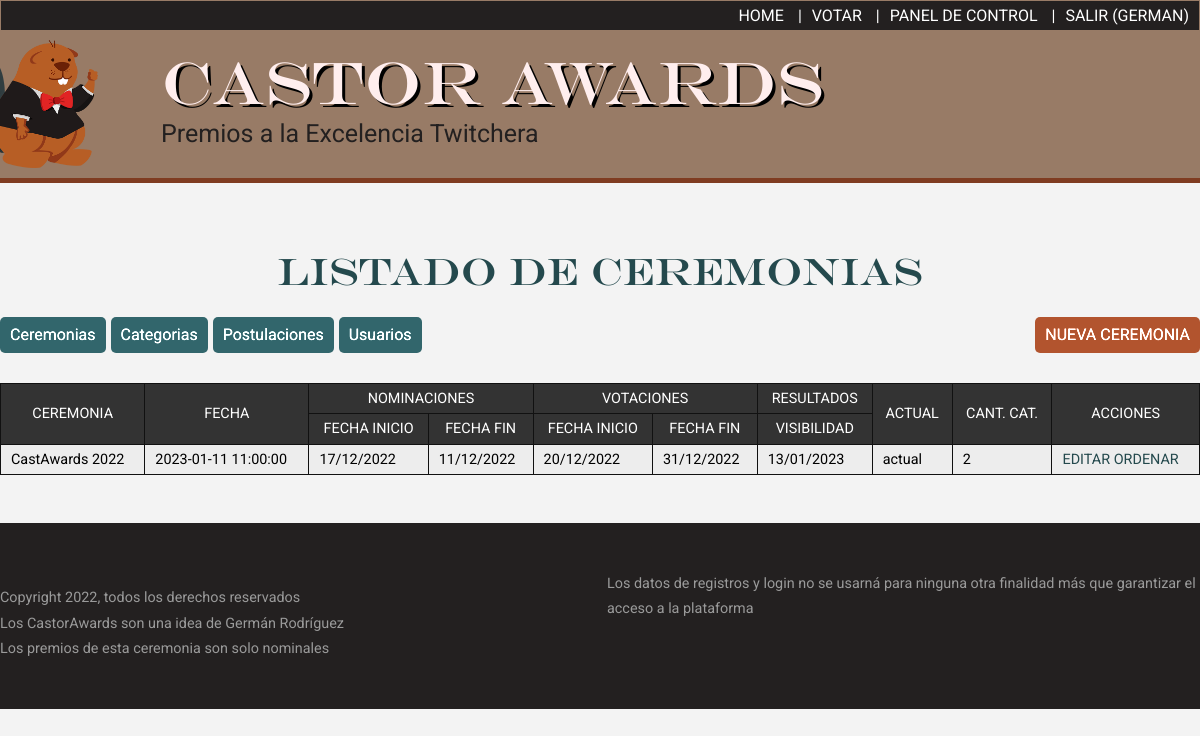
The app's page /panel/ceremonias (signed in) with its own data.
### tables this page shows
CREATE TABLE ceremonias(
    ID SMALLINT UNSIGNED NOT NULL AUTO_INCREMENT PRIMARY KEY,
    NOMBRE VARCHAR(100),
    FECHA_NOMINACIONES_INICIO DATETIME,
    FECHA_NOMINACIONES_FIN DATETIME,
    FECHA_VOTACIONES_INICIO DATETIME,
    FECHA_VOTACIONES_FIN DATETIME,
    FECHA_RESULTADOS_VISIBLES DATETIME,
    FECHA_CEREMONIA DATETIME,
    FECHA_ALTA DATETIME,
    CEREMONIA_ACTUAL TINYINT(1) NOT NULL DEFAULT 0
);

### mvc/models/CeremoniasModel.php (called while the page is built, shortened)
<?php
class CeremoniasModel{
    public static function all( ){
        global $cnx;
        $c = <<<SQL
        SELECT
            *,
            ID AS ID_CEREMONIA,
            DATE_FORMAT( FECHA_NOMINACIONES_FIN, '%d/%m/%Y' ) AS NOMINACIONES_INICIO,
            DATE_FORMAT( FECHA_NOMINACIONES_INICIO, '%d/%m/%Y' ) AS NOMINACIONES_FIN,
            DATE_FORMAT( FECHA_VOTACIONES_INICIO, '%d/%m/%Y' ) AS VOTACIONES_INICIO,
            DATE_FORMAT( FECHA_VOTACIONES_FIN, '%d/%m/%Y' ) AS VOTACIONES_FIN,
            DATE_FORMAT( FECHA_RESULTADOS_VISIBLES, '%d/%m/%Y' ) AS RESULTADOS_VISIBLES,
            IF( CEREMONIA_ACTUAL = 1, 'actual', '---' ) AS ACTUAL,
            ( SELECT COUNT(*) FROM categorias WHERE FKCEREMONIA = ID_CEREMONIA ) AS CANT_CATEGORIAS
        FROM ceremonias
        SQL;
        $st = $cnx->prepare($c);
        $st->execute( );
        return $st->fetchAll( );
    }
}

### mvc/controllers/AdminController.php (called while the page is built, shortened)
<?php
class AdminController{
    public static function ceremonias( ){
        $ceremonias = CeremoniasModel::all( );
        return [ 'ceremonias' => $ceremonias ];
    }
}

### mvc/views/panel/ceremonias/listado.php (the view, shortened to what this page needs)
<h2>Listado de ceremonias</h2>
<div class="sub-botonera">
    <a href='/panel/ceremonias/alta' class='alta'>NUEVA CEREMONIA</a>
    <?php include(MVC.'/views/botonera_admin.php' ); ?>
</div>
<table border="1" cellpadding="5" cellspacing="0">
    <thead>
        <tr>
            <th rowspan="2">Ceremonia</th>
            <th rowspan="2">Fecha</th>
            <th colspan="2">Nominaciones</th>
            <th colspan="2">Votaciones</th>
            <th>Resultados</th>
            <th rowspan="2">Actual</th>
            <th rowspan="2">Cant. Cat.</th>
            <th rowspan="2">Acciones</th>
        </tr>
        <tr>
            <th>Fecha Inicio</th>
            <th>Fecha Fin</th>
            <th>Fecha Inicio</th>
            <th>Fecha Fin</th>
            <th>Visibilidad</th>
        </tr>
    </thead>
    <tbody>
        <?php
        foreach($datos['ceremonias'] as $c):
        $btn_borrar = $c['CANT_CATEGORIAS'] == 0 ?
                        "<a class='btn_borrar' href='/panel/ceremonias/$c[ID]/eliminar'>ELIMINAR</a>":
                        "";
        $btn_ordenar = $c['CANT_CATEGORIAS'] > 1 ?
                        "<a href='/panel/ceremonias/$c[ID]/ordenar'>ORDENAR</a>":
                        "";
        echo <<<HTML
        <tr>
            <td>$c[NOMBRE]</td>
            <td>$c[FECHA_CEREMONIA]</td>
            <td>$c[NOMINACIONES_INICIO]</td>
            <td>$c[NOMINACIONES_FIN]</td>
            <td>$c[VOTACIONES_INICIO]</td>
            <td>$c[VOTACIONES_FIN]</td>
            <td>$c[RESULTADOS_VISIBLES]</td>
            <td>$c[ACTUAL]</td>
            <td>$c[CANT_CATEGORIAS]</td>
            <td>
                <a href='/panel/ceremonias/$c[ID]/editar'>EDITAR</a>
                $btn_borrar
                $btn_ordenar
            </td>
        </tr>
        HTML;
        endforeach; ?>
    </tbody>
</table>

### assets/css/estilos.css (style rules this page uses)
:root { --green: #24494d; --brown: #232020; --brownie: #987b66; --brownkk: #7f3c21; }
* { box-sizing: border-box; }
body { margin: 0; padding: 0; background: #f3f3f3; font-family: 'Roboto', sans-serif; }
a { text-decoration: none; color: var(--green); }
h1, h2, h3 { font-weight: normal; font-family: headings; }
main h1, main h2 { font-size: 38px; text-align: center; color: var(--green); }

### assets/css/panel.css (style rules this page uses)
table { margin-top: 30px; border-collapse: collapse; width: 100%; font-size: 0.9em; line-height: 120%; }
table td, table th { border: 1px solid #111; padding: 6px 10px; font-weight: normal; }
table th { background: #333; color: white; text-transform: uppercase; }
table tr:nth-child(odd) td { background: #ededed; }
.sub-botonera { display: flex; flex-direction: row-reverse; }
.sub-botonera a { display: block; padding: 4px 10px; background: var(--green); color: white; border-radius: 5px; filter:brightness(1.4); transition: .4s; }
.sub-botonera a.alta { background: var(--brownkk); }

### records on screen
ceremonias: NOMBRE "CastAwards 2022", FECHA_CEREMONIA "2023-01-11 11:00:00", c "17/12/2022", c "11/12/2022", c "20/12/2022", c "31/12/2022", c "13/01/2023", c "actual", c "2"

### other values on screen
$_SESSION['USER']['USERNAME'] "GERMAN"
